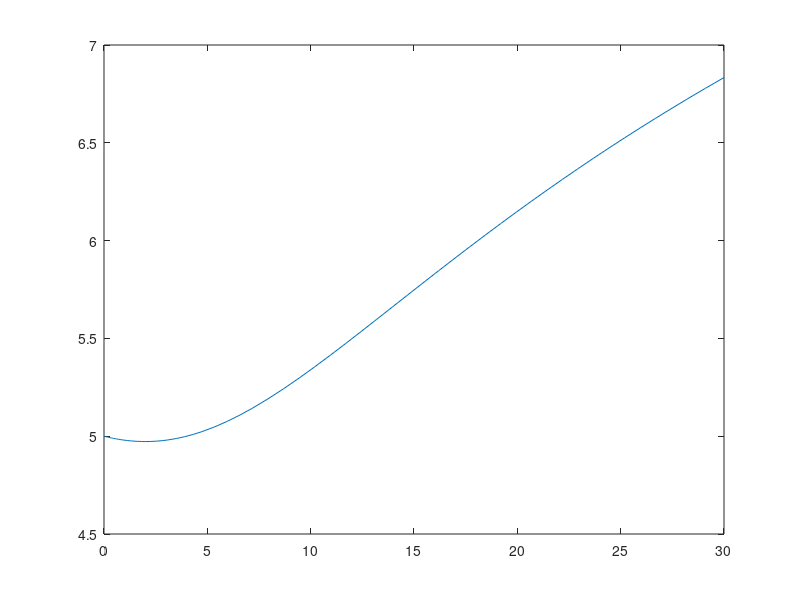

Source code (MATLAB):
% ode45 solution to y' = e^(-y) (2t-4), y(0) = 5
close all;
tspan = [0, 30];  
y0 = 5; % = y value at the start of xspan; y(2) = 1
[t, y] = ode45( @(t, y) exp(-y).*(2*t-4), tspan, y0);  % have MATLAB solve the DE
plot(t, y);
